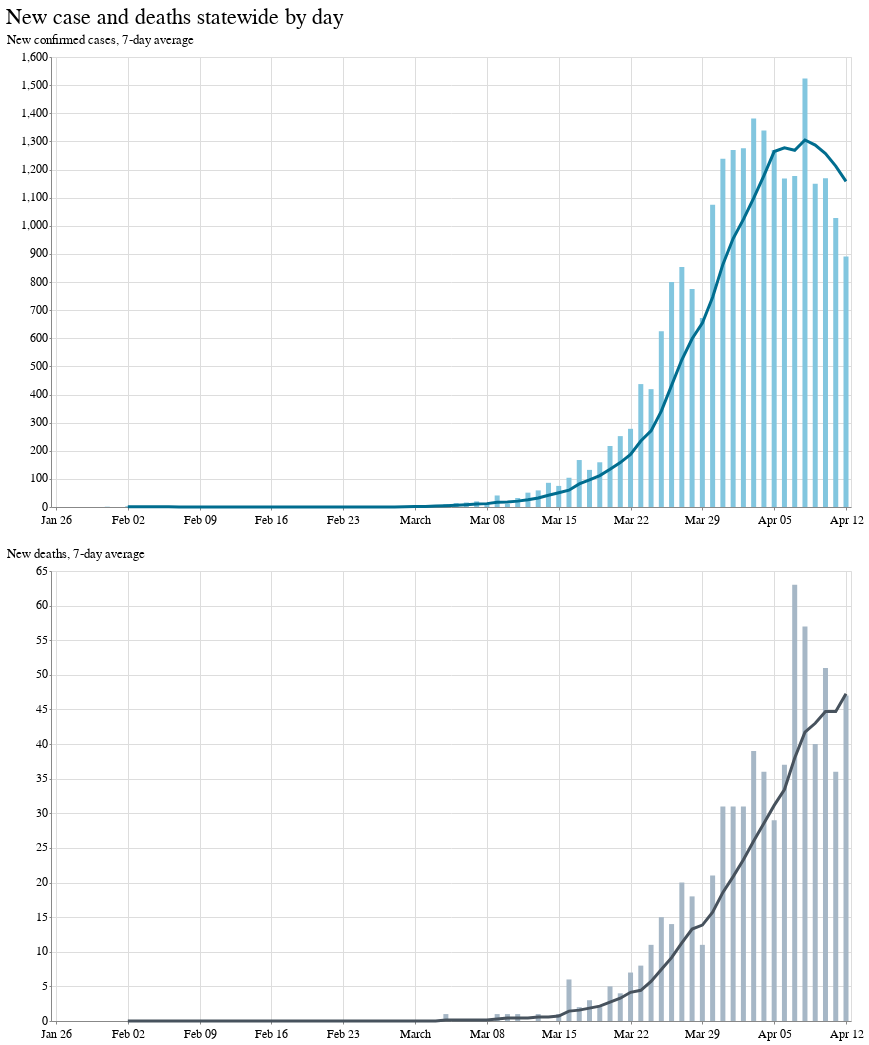

Write notebook code for a chart like this one.
### Markdown cell above
Put it all together on the chart

### Code cell
# One base chart object with the data they all share
chart = alt.Chart(state_df).encode(
    x=alt.X("date:T", title=None),
)

# The new cases bars
cases_bars = chart.mark_bar(color=lat.palette['default']).encode(
    y=alt.Y(
        "new_confirmed_cases:Q",
        title="New confirmed cases"
    )
)

# The cases rolling average
cases_line = chart.mark_line(color=lat.palette['accent']).encode(
    y=alt.Y(
        "new_confirmed_cases_rolling_average:Q",
        title="7-day average"
    )
)

# The new deaths bars
deaths_bars = chart.mark_bar(color=lat.palette['schemes']['ice-7'][3]).encode(
    y=alt.Y(
        "new_deaths:Q",
        title="New deaths"
    )
)

# The deaths rolling average
deaths_line = chart.mark_line(color=lat.palette['schemes']['ice-7'][6]).encode(
    y=alt.Y(
        "new_deaths_rolling_average:Q",
        title="7-day average"
    )
)

# Combine it all together into one paired chart
((cases_bars + cases_line) & (deaths_bars + deaths_line)).properties(
    title="New case and deaths statewide by day"
)

### Figure 1 — Vega-Lite specification as saved in the notebook (floating-point values rounded to 4 significant figures)
{"config": {"view": {"width": 800, "height": 450}, "background": "#ffffff", "title": {"anchor": "start", "font": "Benton Gothic Bold, sans", "fontColor": "#000000", "fontSize": 22, "fontWeight": "normal"}, "arc": {"fill": "#82c6df"}, "area": {"fill": "#82c6df"}, "line": {"stroke": "#82c6df", "strokeWidth": 3}, "path": {"stroke": "#82c6df"}, "rect": {"fill": "#82c6df"}, "shape": {"stroke": "#82c6df"}, "bar": {"fill": "#82c6df"}, "point": {"stroke": "#82c6df"}, "symbol": {"fill": "#82c6df", "size": 30}, "axis": {"titleFont": "Benton Gothic Bold, sans", "titleFontSize": 13, "titleFontWeight": "normal", "labelFont": "Benton Gothic, sans", "labelFontSize": 11.5, "labelFontWeight": "normal"}, "axisX": {"labelAngle": 0, "labelPadding": 4, "tickSize": 3}, "axisY": {"labelBaseline": "middle", "maxExtent": 45, "minExtent": 45, "tickSize": 2, "titleAlign": "left", "titleAngle": 0, "titleX": -45, "titleY": -11}, "legend": {"titleFont": "Benton Gothic Bold, sans", "titleFontSize": 13, "titleFontWeight": "normal", "symbolType": "square", "labelFont": "Benton Gothic, sans", "labelFontSize": 11.5}, "range": {"category": ["#3580b1", "#ec8431", "#ab7fb4", "#c89d29", "#adc839", "#829eb1"], "diverging": ["#e68a4f", "#f4bb6a", "#f9e39c", "#dadfe2", "#a6b7c6", "#849eae"], "heatmap": ["#fbf2c7", "#f9e39c", "#f8d36e", "#f4bb6a", "#e68a4f", "#d15a40", "#ab4232"], "ordinal": ["#fbf2c7", "#f9e39c", "#f8d36e", "#f4bb6a", "#e68a4f", "#d15a40", "#ab4232"], "ramp": ["#fbf2c7", "#f9e39c", "#f8d36e", "#f4bb6a", "#e68a4f", "#d15a40", "#ab4232"]}}, "vconcat": [{"layer": [{"mark": {"type": "bar", "color": "#82c6df"}, "encoding": {"x": {"type": "temporal", "field": "date", "title": null}, "y": {"type": "quantitative", "field": "new_confirmed_cases", "title": "New confirmed cases"}}}, {"mark": {"type": "line", "color": "#006d8f"}, "encoding": {"x": {"type": "temporal", "field": "date", "title": null}, "y": {"type": "quantitative", "field": "new_confirmed_cases_rolling_average", "title": "7-day average"}}}]}, {"layer": [{"mark": {"type": "bar", "color": "#a6b7c6"}, "encoding": {"x": {"type": "temporal", "field": "date", "title": null}, "y": {"type": "quantitative", "field": "new_deaths", "title": "New deaths"}}}, {"mark": {"type": "line", "color": "#47525d"}, "encoding": {"x": {"type": "temporal", "field": "date", "title": null}, "y": {"type": "quantitative", "field": "new_deaths_rolling_average", "title": "7-day average"}}}]}], "data": {"name": "data-286c2bc0ea1099d462f110189c608ffb"}, "title": "New case and deaths statewide by day", "$schema": "https://vega.github.io/schema/vega-lite/v4.8.1.json", "datasets": {"data-286c2bc0ea1099d462f110189c608ffb": [{"date": "2020-01-26T00:00:00", "confirmed_cases": 2, "deaths": 0, "new_confirmed_cases": null, "new_deaths": null, "new_confirmed_cases_rolling_average": null, "new_deaths_rolling_average": null}, {"date": "2020-01-27T00:00:00", "confirmed_cases": 2, "deaths": 0, "new_confirmed_cases": 0.0, "new_deaths": 0.0, "new_confirmed_cases_rolling_average": null, "new_deaths_rolling_average": null}, {"date": "2020-01-28T00:00:00", "confirmed_cases": 2, "deaths": 0, "new_confirmed_cases": 0.0, "new_deaths": 0.0, "new_confirmed_cases_rolling_average": null, "new_deaths_rolling_average": null}, {"date": "2020-01-29T00:00:00", "confirmed_cases": 2, "deaths": 0, "new_confirmed_cases": 0.0, "new_deaths": 0.0, "new_confirmed_cases_rolling_average": null, "new_deaths_rolling_average": null}, {"date": "2020-01-30T00:00:00", "confirmed_cases": 2, "deaths": 0, "new_confirmed_cases": 0.0, "new_deaths": 0.0, "new_confirmed_cases_rolling_average": null, "new_deaths_rolling_average": null}, {"date": "2020-01-31T00:00:00", "confirmed_cases": 3, "deaths": 0, "new_confirmed_cases": 1.0, "new_deaths": 0.0, "new_confirmed_cases_rolling_average": null, "new_deaths_rolling_average": null}, {"date": "2020-02-01T00:00:00", "confirmed_cases": 3, "deaths": 0, "new_confirmed_cases": 0.0, "new_deaths": 0.0, "new_confirmed_cases_rolling_average": null, "new_deaths_rolling_average": null}, {"date": "2020-02-02T00:00:00", "confirmed_cases": 6, "deaths": 0, "new_confirmed_cases": 3.0, "new_deaths": 0.0, "new_confirmed_cases_rolling_average": 0.5714, "new_deaths_rolling_average": 0.0}, {"date": "2020-02-03T00:00:00", "confirmed_cases": 6, "deaths": 0, "new_confirmed_cases": 0.0, "new_deaths": 0.0, "new_confirmed_cases_rolling_average": 0.5714, "new_deaths_rolling_average": 0.0}, {"date": "2020-02-04T00:00:00", "confirmed_cases": 6, "deaths": 0, "new_confirmed_cases": 0.0, "new_deaths": 0.0, "new_confirmed_cases_rolling_average": 0.5714, "new_deaths_rolling_average": 0.0}, {"date": "2020-02-05T00:00:00", "confirmed_cases": 6, "deaths": 0, "new_confirmed_cases": 0.0, "new_deaths": 0.0, "new_confirmed_cases_rolling_average": 0.5714, "new_deaths_rolling_average": 0.0}, {"date": "2020-02-06T00:00:00", "confirmed_cases": 6, "deaths": 0, "new_confirmed_cases": 0.0, "new_deaths": 0.0, "new_confirmed_cases_rolling_average": 0.5714, "new_deaths_rolling_average": 0.0}, {"date": "2020-02-07T00:00:00", "confirmed_cases": 6, "deaths": 0, "new_confirmed_cases": 0.0, "new_deaths": 0.0, "new_confirmed_cases_rolling_average": 0.4286, "new_deaths_rolling_average": 0.0}, {"date": "2020-02-08T00:00:00", "confirmed_cases": 6, "deaths": 0, "new_confirmed_cases": 0.0, "new_deaths": 0.0, "new_confirmed_cases_rolling_average": 0.4286, "new_deaths_rolling_average": 0.0}, {"date": "2020-02-09T00:00:00", "confirmed_cases": 6, "deaths": 0, "new_confirmed_cases": 0.0, "new_deaths": 0.0, "new_confirmed_cases_rolling_average": 0.0, "new_deaths_rolling_average": 0.0}, {"date": "2020-02-10T00:00:00", "confirmed_cases": 6, "deaths": 0, "new_confirmed_cases": 0.0, "new_deaths": 0.0, "new_confirmed_cases_rolling_average": 0.0, "new_deaths_rolling_average": 0.0}, {"date": "2020-02-11T00:00:00", "confirmed_cases": 6, "deaths": 0, "new_confirmed_cases": 0.0, "new_deaths": 0.0, "new_confirmed_cases_rolling_average": 0.0, "new_deaths_rolling_average": 0.0}, {"date": "2020-02-12T00:00:00", "confirmed_cases": 6, "deaths": 0, "new_confirmed_cases": 0.0, "new_deaths": 0.0, "new_confirmed_cases_rolling_average": 0.0, "new_deaths_rolling_average": 0.0}, {"date": "2020-02-13T00:00:00", "confirmed_cases": 6, "deaths": 0, "new_confirmed_cases": 0.0, "new_deaths": 0.0, "new_confirmed_cases_rolling_average": 0.0, "new_deaths_rolling_average": 0.0}, {"date": "2020-02-14T00:00:00", "confirmed_cases": 6, "deaths": 0, "new_confirmed_cases": 0.0, "new_deaths": 0.0, "new_confirmed_cases_rolling_average": 0.0, "new_deaths_rolling_average": 0.0}, {"date": "2020-02-15T00:00:00", "confirmed_cases": 6, "deaths": 0, "new_confirmed_cases": 0.0, "new_deaths": 0.0, "new_confirmed_cases_rolling_average": 0.0, "new_deaths_rolling_average": 0.0}, {"date": "2020-02-16T00:00:00", "confirmed_cases": 6, "deaths": 0, "new_confirmed_cases": 0.0, "new_deaths": 0.0, "new_confirmed_cases_rolling_average": 0.0, "new_deaths_rolling_average": 0.0}, {"date": "2020-02-17T00:00:00", "confirmed_cases": 6, "deaths": 0, "new_confirmed_cases": 0.0, "new_deaths": 0.0, "new_confirmed_cases_rolling_average": 0.0, "new_deaths_rolling_average": 0.0}, {"date": "2020-02-18T00:00:00", "confirmed_cases": 6, "deaths": 0, "new_confirmed_cases": 0.0, "new_deaths": 0.0, "new_confirmed_cases_rolling_average": 0.0, "new_deaths_rolling_average": 0.0}, {"date": "2020-02-19T00:00:00", "confirmed_cases": 6, "deaths": 0, "new_confirmed_cases": 0.0, "new_deaths": 0.0, "new_confirmed_cases_rolling_average": 0.0, "new_deaths_rolling_average": 0.0}, {"date": "2020-02-20T00:00:00", "confirmed_cases": 7, "deaths": 0, "new_confirmed_cases": 1.0, "new_deaths": 0.0, "new_confirmed_cases_rolling_average": 0.1429, "new_deaths_rolling_average": 0.0}, {"date": "2020-02-21T00:00:00", "confirmed_cases": 8, "deaths": 0, "new_confirmed_cases": 1.0, "new_deaths": 0.0, "new_confirmed_cases_rolling_average": 0.2857, "new_deaths_rolling_average": 0.0}, {"date": "2020-02-22T00:00:00", "confirmed_cases": 8, "deaths": 0, "new_confirmed_cases": 0.0, "new_deaths": 0.0, "new_confirmed_cases_rolling_average": 0.2857, "new_deaths_rolling_average": 0.0}, {"date": "2020-02-23T00:00:00", "confirmed_cases": 8, "deaths": 0, "new_confirmed_cases": 0.0, "new_deaths": 0.0, "new_confirmed_cases_rolling_average": 0.2857, "new_deaths_rolling_average": 0.0}, {"date": "2020-02-24T00:00:00", "confirmed_cases": 8, "deaths": 0, "new_confirmed_cases": 0.0, "new_deaths": 0.0, "new_confirmed_cases_rolling_average": 0.2857, "new_deaths_rolling_average": 0.0}, {"date": "2020-02-25T00:00:00", "confirmed_cases": 8, "deaths": 0, "new_confirmed_cases": 0.0, "new_deaths": 0.0, "new_confirmed_cases_rolling_average": 0.2857, "new_deaths_rolling_average": 0.0}, {"date": "2020-02-26T00:00:00", "confirmed_cases": 9, "deaths": 0, "new_confirmed_cases": 1.0, "new_deaths": 0.0, "new_confirmed_cases_rolling_average": 0.4286, "new_deaths_rolling_average": 0.0}, {"date": "2020-02-27T00:00:00", "confirmed_cases": 9, "deaths": 0, "new_confirmed_cases": 0.0, "new_deaths": 0.0, "new_confirmed_cases_rolling_average": 0.2857, "new_deaths_rolling_average": 0.0}, {"date": "2020-02-28T00:00:00", "confirmed_cases": 11, "deaths": 0, "new_confirmed_cases": 2.0, "new_deaths": 0.0, "new_confirmed_cases_rolling_average": 0.4286, "new_deaths_rolling_average": 0.0}, {"date": "2020-02-29T00:00:00", "confirmed_cases": 13, "deaths": 0, "new_confirmed_cases": 2.0, "new_deaths": 0.0, "new_confirmed_cases_rolling_average": 0.7143, "new_deaths_rolling_average": 0.0}, {"date": "2020-03-01T00:00:00", "confirmed_cases": 18, "deaths": 0, "new_confirmed_cases": 5.0, "new_deaths": 0.0, "new_confirmed_cases_rolling_average": 1.429, "new_deaths_rolling_average": 0.0}, {"date": "2020-03-02T00:00:00", "confirmed_cases": 23, "deaths": 0, "new_confirmed_cases": 5.0, "new_deaths": 0.0, "new_confirmed_cases_rolling_average": 2.143, "new_deaths_rolling_average": 0.0}, {"date": "2020-03-03T00:00:00", "confirmed_cases": 30, "deaths": 0, "new_confirmed_cases": 7.0, "new_deaths": 0.0, "new_confirmed_cases_rolling_average": 3.143, "new_deaths_rolling_average": 0.0}, {"date": "2020-03-04T00:00:00", "confirmed_cases": 40, "deaths": 1, "new_confirmed_cases": 10.0, "new_deaths": 1.0, "new_confirmed_cases_rolling_average": 4.429, "new_deaths_rolling_average": 0.1429}, {"date": "2020-03-05T00:00:00", "confirmed_cases": 54, "deaths": 1, "new_confirmed_cases": 14.0, "new_deaths": 0.0, "new_confirmed_cases_rolling_average": 6.429, "new_deaths_rolling_average": 0.1429}, {"date": "2020-03-06T00:00:00", "confirmed_cases": 70, "deaths": 1, "new_confirmed_cases": 16.0, "new_deaths": 0.0, "new_confirmed_cases_rolling_average": 8.429, "new_deaths_rolling_average": 0.1429}, {"date": "2020-03-07T00:00:00", "confirmed_cases": 90, "deaths": 1, "new_confirmed_cases": 20.0, "new_deaths": 0.0, "new_confirmed_cases_rolling_average": 11.0, "new_deaths_rolling_average": 0.1429}, {"date": "2020-03-08T00:00:00", "confirmed_cases": 102, "deaths": 1, "new_confirmed_cases": 12.0, "new_deaths": 0.0, "new_confirmed_cases_rolling_average": 12.0, "new_deaths_rolling_average": 0.1429}, {"date": "2020-03-09T00:00:00", "confirmed_cases": 143, "deaths": 2, "new_confirmed_cases": 41.0, "new_deaths": 1.0, "new_confirmed_cases_rolling_average": 17.14, "new_deaths_rolling_average": 0.2857}, {"date": "2020-03-10T00:00:00", "confirmed_cases": 154, "deaths": 3, "new_confirmed_cases": 11.0, "new_deaths": 1.0, "new_confirmed_cases_rolling_average": 17.71, "new_deaths_rolling_average": 0.4286}, {"date": "2020-03-11T00:00:00", "confirmed_cases": 186, "deaths": 4, "new_confirmed_cases": 32.0, "new_deaths": 1.0, "new_confirmed_cases_rolling_average": 20.86, "new_deaths_rolling_average": 0.4286}, {"date": "2020-03-12T00:00:00", "confirmed_cases": 237, "deaths": 4, "new_confirmed_cases": 51.0, "new_deaths": 0.0, "new_confirmed_cases_rolling_average": 26.14, "new_deaths_rolling_average": 0.4286}, {"date": "2020-03-13T00:00:00", "confirmed_cases": 296, "deaths": 5, "new_confirmed_cases": 59.0, "new_deaths": 1.0, "new_confirmed_cases_rolling_average": 32.29, "new_deaths_rolling_average": 0.5714}, {"date": "2020-03-14T00:00:00", "confirmed_cases": 382, "deaths": 5, "new_confirmed_cases": 86.0, "new_deaths": 0.0, "new_confirmed_cases_rolling_average": 41.71, "new_deaths_rolling_average": 0.5714}, {"date": "2020-03-15T00:00:00", "confirmed_cases": 457, "deaths": 6, "new_confirmed_cases": 75.0, "new_deaths": 1.0, "new_confirmed_cases_rolling_average": 50.71, "new_deaths_rolling_average": 0.7143}, {"date": "2020-03-16T00:00:00", "confirmed_cases": 561, "deaths": 12, "new_confirmed_cases": 104.0, "new_deaths": 6.0, "new_confirmed_cases_rolling_average": 59.71, "new_deaths_rolling_average": 1.429}, {"date": "2020-03-17T00:00:00", "confirmed_cases": 728, "deaths": 14, "new_confirmed_cases": 167.0, "new_deaths": 2.0, "new_confirmed_cases_rolling_average": 82.0, "new_deaths_rolling_average": 1.571}, {"date": "2020-03-18T00:00:00", "confirmed_cases": 860, "deaths": 17, "new_confirmed_cases": 132.0, "new_deaths": 3.0, "new_confirmed_cases_rolling_average": 96.29, "new_deaths_rolling_average": 1.857}, {"date": "2020-03-19T00:00:00", "confirmed_cases": 1019, "deaths": 19, "new_confirmed_cases": 159.0, "new_deaths": 2.0, "new_confirmed_cases_rolling_average": 111.7, "new_deaths_rolling_average": 2.143}, {"date": "2020-03-20T00:00:00", "confirmed_cases": 1236, "deaths": 24, "new_confirmed_cases": 217.0, "new_deaths": 5.0, "new_confirmed_cases_rolling_average": 134.3, "new_deaths_rolling_average": 2.714}, {"date": "2020-03-21T00:00:00", "confirmed_cases": 1488, "deaths": 28, "new_confirmed_cases": 252.0, "new_deaths": 4.0, "new_confirmed_cases_rolling_average": 158.0, "new_deaths_rolling_average": 3.286}, {"date": "2020-03-22T00:00:00", "confirmed_cases": 1766, "deaths": 35, "new_confirmed_cases": 278.0, "new_deaths": 7.0, "new_confirmed_cases_rolling_average": 187.0, "new_deaths_rolling_average": 4.143}, {"date": "2020-03-23T00:00:00", "confirmed_cases": 2203, "deaths": 43, "new_confirmed_cases": 437.0, "new_deaths": 8.0, "new_confirmed_cases_rolling_average": 234.6, "new_deaths_rolling_average": 4.429}, {"date": "2020-03-24T00:00:00", "confirmed_cases": 2622, "deaths": 54, "new_confirmed_cases": 419.0, "new_deaths": 11.0, "new_confirmed_cases_rolling_average": 270.6, "new_deaths_rolling_average": 5.714}, {"date": "2020-03-25T00:00:00", "confirmed_cases": 3247, "deaths": 69, "new_confirmed_cases": 625.0, "new_deaths": 15.0, "new_confirmed_cases_rolling_average": 341.0, "new_deaths_rolling_average": 7.429}, {"date": "2020-03-26T00:00:00", "confirmed_cases": 4047, "deaths": 83, "new_confirmed_cases": 800.0, "new_deaths": 14.0, "new_confirmed_cases_rolling_average": 432.6, "new_deaths_rolling_average": 9.143}, {"date": "2020-03-27T00:00:00", "confirmed_cases": 4900, "deaths": 103, "new_confirmed_cases": 853.0, "new_deaths": 20.0, "new_confirmed_cases_rolling_average": 523.4, "new_deaths_rolling_average": 11.29}, {"date": "2020-03-28T00:00:00", "confirmed_cases": 5675, "deaths": 121, "new_confirmed_cases": 775.0, "new_deaths": 18.0, "new_confirmed_cases_rolling_average": 598.1, "new_deaths_rolling_average": 13.29}, {"date": "2020-03-29T00:00:00", "confirmed_cases": 6347, "deaths": 132, "new_confirmed_cases": 672.0, "new_deaths": 11.0, "new_confirmed_cases_rolling_average": 654.4, "new_deaths_rolling_average": 13.86}, {"date": "2020-03-30T00:00:00", "confirmed_cases": 7422, "deaths": 153, "new_confirmed_cases": 1075.0, "new_deaths": 21.0, "new_confirmed_cases_rolling_average": 745.6, "new_deaths_rolling_average": 15.71}, {"date": "2020-03-31T00:00:00", "confirmed_cases": 8660, "deaths": 184, "new_confirmed_cases": 1238.0, "new_deaths": 31.0, "new_confirmed_cases_rolling_average": 862.6, "new_deaths_rolling_average": 18.57}, {"date": "2020-04-01T00:00:00", "confirmed_cases": 9929, "deaths": 215, "new_confirmed_cases": 1269.0, "new_deaths": 31.0, "new_confirmed_cases_rolling_average": 954.6, "new_deaths_rolling_average": 20.86}, {"date": "2020-04-02T00:00:00", "confirmed_cases": 11205, "deaths": 246, "new_confirmed_cases": 1276.0, "new_deaths": 31.0, "new_confirmed_cases_rolling_average": 1023.0, "new_deaths_rolling_average": 23.29}, {"date": "2020-04-03T00:00:00", "confirmed_cases": 12586, "deaths": 285, "new_confirmed_cases": 1381.0, "new_deaths": 39.0, "new_confirmed_cases_rolling_average": 1098.0, "new_deaths_rolling_average": 26.0}, {"date": "2020-04-04T00:00:00", "confirmed_cases": 13925, "deaths": 321, "new_confirmed_cases": 1339.0, "new_deaths": 36.0, "new_confirmed_cases_rolling_average": 1179.0, "new_deaths_rolling_average": 28.57}, {"date": "2020-04-05T00:00:00", "confirmed_cases": 15194, "deaths": 350, "new_confirmed_cases": 1269.0, "new_deaths": 29.0, "new_confirmed_cases_rolling_average": 1264.0, "new_deaths_rolling_average": 31.14}, {"date": "2020-04-06T00:00:00", "confirmed_cases": 16362, "deaths": 387, "new_confirmed_cases": 1168.0, "new_deaths": 37.0, "new_confirmed_cases_rolling_average": 1277.0, "new_deaths_rolling_average": 33.43}, {"date": "2020-04-07T00:00:00", "confirmed_cases": 17539, "deaths": 450, "new_confirmed_cases": 1177.0, "new_deaths": 63.0, "new_confirmed_cases_rolling_average": 1268.0, "new_deaths_rolling_average": 38.0}, {"date": "2020-04-08T00:00:00", "confirmed_cases": 19063, "deaths": 507, "new_confirmed_cases": 1524.0, "new_deaths": 57.0, "new_confirmed_cases_rolling_average": 1305.0, "new_deaths_rolling_average": 41.71}, {"date": "2020-04-09T00:00:00", "confirmed_cases": 20212, "deaths": 547, "new_confirmed_cases": 1149.0, "new_deaths": 40.0, "new_confirmed_cases_rolling_average": 1287.0, "new_deaths_rolling_average": 43.0}, {"date": "2020-04-10T00:00:00", "confirmed_cases": 21381, "deaths": 598, "new_confirmed_cases": 1169.0, "new_deaths": 51.0, "new_confirmed_cases_rolling_average": 1256.0, "new_deaths_rolling_average": 44.71}, {"date": "2020-04-11T00:00:00", "confirmed_cases": 22409, "deaths": 634, "new_confirmed_cases": 1028.0, "new_deaths": 36.0, "new_confirmed_cases_rolling_average": 1212.0, "new_deaths_rolling_average": 44.71}, {"date": "2020-04-12T00:00:00", "confirmed_cases": 23300, "deaths": 681, "new_confirmed_cases": 891.0, "new_deaths": 47.0, "new_confirmed_cases_rolling_average": 1158.0, "new_deaths_rolling_average": 47.29}]}}
